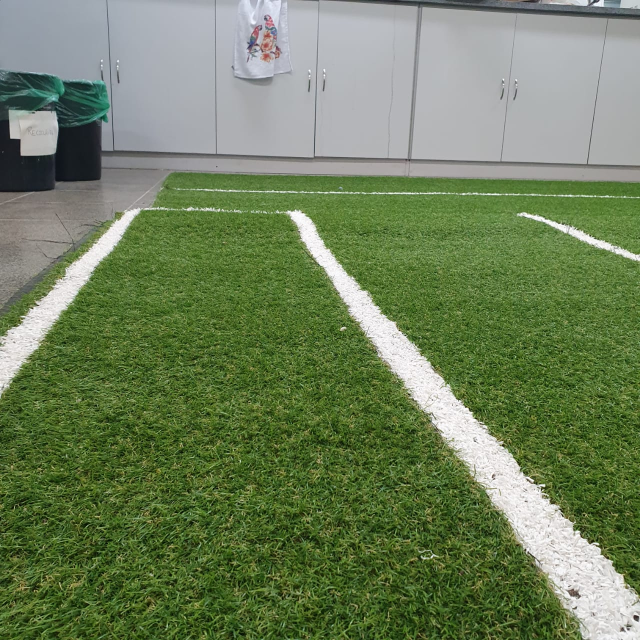
#> input picture image/images/campo1.jpeg, 1280 x 1280 px (shown at 1/2 size)
$ python jair.py
#> lines starting #> are read from the running program, lines starting #| are printed output that depends on the picture; after the words box and inside, x2 and y2 are one past the last pixel; in counts of white or black regions, pixels touching at a corner belong together
import cv2
import numpy as np
import matplotlib.pyplot as plt
import imutils

#Importando imagem
oriimg = cv2.imread('images/campo1.jpeg', cv2.IMREAD_COLOR)
#> oriimg is the input picture: shape (1280, 1280, 3); mean B, G, R 91.2, 127.7, 110.1
#Resize da imagem pra 300x300
img = cv2.resize(oriimg,(300, 300))
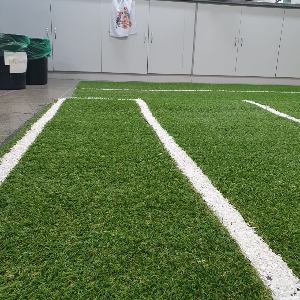
#> img: shape (300, 300, 3); mean B, G, R 91.2, 127.8, 110.1
#Criando uma outra imagem de 10x300 para diminuir o tempo de processamento
img2 = img[180:190,0:300]

#Definindo os parâmetos para identificação do branco (Cor em HSV)
low = (0,0,200)
up = (150,150,255)
#Convertendo de BGR para HSV
hsv = cv2.cvtColor(img2, cv2.COLOR_BGR2HSV)
#Aplica a mascara
# Acho que: Num range da imagem, quando for maior q o minimo e menor que o maximo
# itera o valor definido como branco
mask = cv2.inRange(hsv, low, up)
mask = cv2.erode(mask, None, iterations=1)
mask = cv2.dilate(mask, None, iterations=6)

cnts = cv2.findContours(mask.copy(), cv2.RETR_EXTERNAL,
    cv2.CHAIN_APPROX_SIMPLE)
#> cnts = 1 contour; box (x1, y1, x2, y2) and area: (190, 0, 220, 10) 246

cnts = imutils.grab_contours(cnts)
#> cnts = 1 item
pos = []

for c in cnts:
    M = cv2.moments(c)
    if (M["m00"] != 0):
        p = (int(M["m10"] / M["m00"]), int(M["m01"] / M["m00"]))
        pos.append(p)
#> this loop made 1 pass
#> p on pass 1: (203, 4)
#> after the loop, pos = [(203, 4)]

print('Numero de pontos: ' + str(len(pos)))
#| Numero de pontos: 1
print('Pontos: ' + str(pos))
#| Pontos: [(203, 4)]


# Pegando as duas linhas
if(len(pos)>1 and len(pos)<=2):
		print(' - Primeiro Ponto = [' + str(pos[0][0]) + ']')
		print(' - Segundo Ponto = [' + str(pos[1][0]) + ']')
		print('Segue o baile')

if len(pos) == 1 :
	# Pegando a linha da Direita
	if pos[0][0] > 150:
		print('Vai pra esquerda fiadaputa')

	# Pegando a linha da Esquerda
	if pos[0][0] < 150:
		print('Direita VOLVER #B17')


titles = ['Original Image','Resized Image','Res. and Cropped Image','Threshold']
images = [oriimg, img, img2, mask]

for i in range(4):
    plt.subplot(1,4,i+1),plt.imshow(images[i],'gray')
    plt.title(titles[i])
    plt.xticks([]),plt.yticks([])

plt.show()
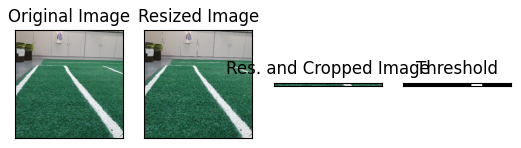
#> figure drawn by matplotlib, 4 panels; B, G, R data is drawn as R, G, B

$ run again, with image/images/campo2.jpeg copied over image/images/campo1.jpeg
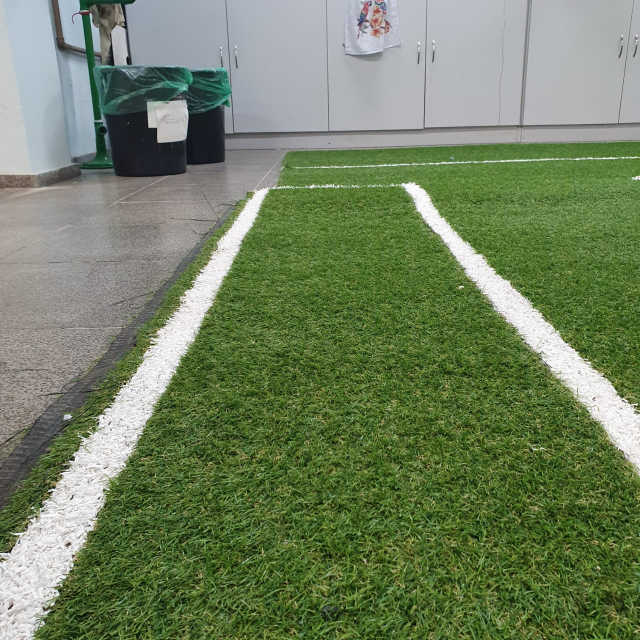
#> input picture image/images/campo2.jpeg, 1280 x 1280 px (shown at 1/2 size)
#> oriimg is the input picture: shape (1280, 1280, 3); mean B, G, R 96.4, 129, 113.1
#> `img = cv2.resize(oriimg,(300, 300))`:
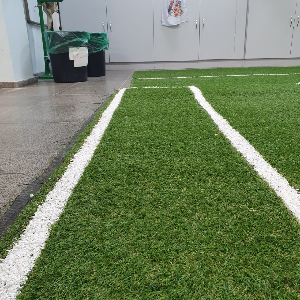
#> img: shape (300, 300, 3); mean B, G, R 96.3, 128.9, 113
#> cnts = 2 contours; box (x1, y1, x2, y2) and area: (262, 0, 297, 10) 280, (52, 2, 74, 10) 140
#> the loop `for c in cnts:` made 2 passes
#> p on passes 1 to 2: (62, 5), (278, 4)
#> after the loop `for c in cnts:`: pos = [(62, 5), (278, 4)]
#| Numero de pontos: 2
#| Pontos: [(62, 5), (278, 4)]
#|  - Primeiro Ponto = [62]
#|  - Segundo Ponto = [278]
#> `plt.show()`:
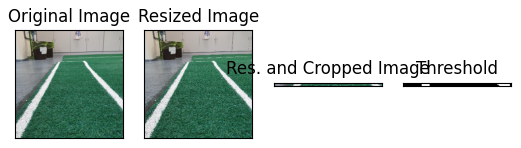
#> figure drawn by matplotlib, 4 panels; B, G, R data is drawn as R, G, B

$ run again, with image/images/campo3.jpeg copied over image/images/campo1.jpeg
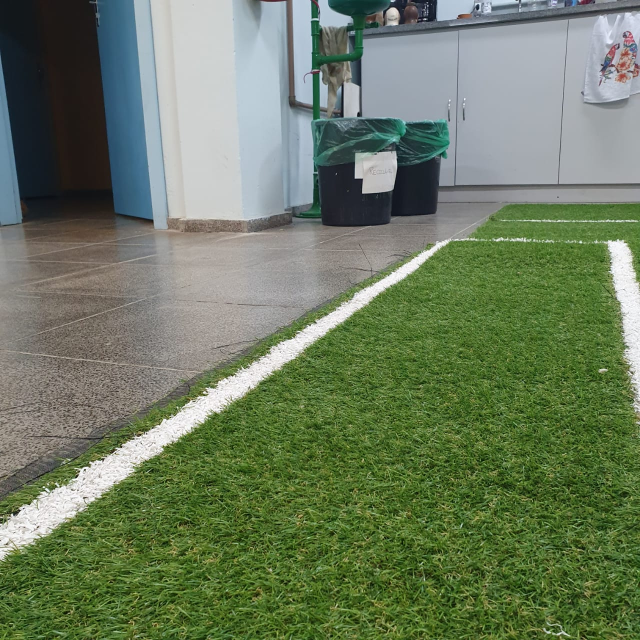
#> input picture image/images/campo3.jpeg, 1280 x 1280 px (shown at 1/2 size)
#> oriimg is the input picture: shape (1280, 1280, 3); mean B, G, R 95.8, 123.2, 107.8
#> `img = cv2.resize(oriimg,(300, 300))`:
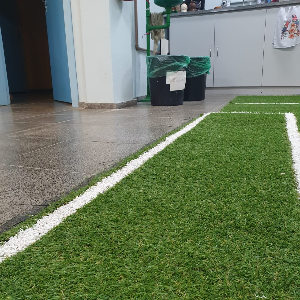
#> img: shape (300, 300, 3); mean B, G, R 95.7, 123.1, 107.7
#> `cnts = cv2.findContours(mask.copy(), cv2.RETR_EXTERNAL, cv2.CHAIN_APPR..`: cnts = 1 contour; box (x1, y1, x2, y2) and area: (89, 0, 119, 10) 240
#> `cnts = imutils.grab_contours(cnts)`: cnts = 1 item
#> the loop `for c in cnts:` made 1 pass
#> p on pass 1: (103, 4)
#> after the loop `for c in cnts:`: pos = [(103, 4)]
#| Numero de pontos: 1
#| Pontos: [(103, 4)]
#> `plt.show()`:
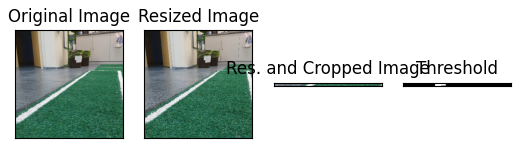
#> figure drawn by matplotlib, 4 panels; B, G, R data is drawn as R, G, B
